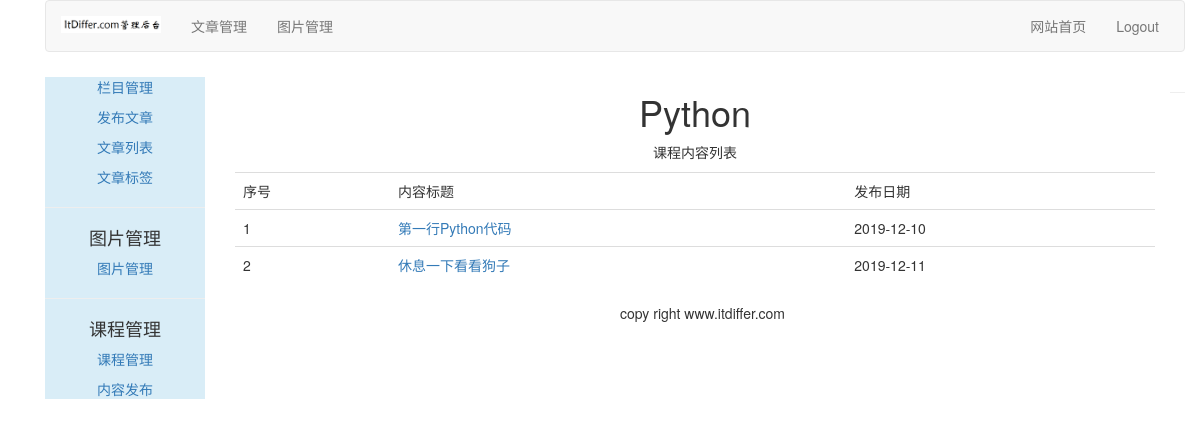
Page /course/list-lessons/10/ on the committed database.
### course/models.py (models this page shows, shortened)
class Course(models.Model):
    user = models.ForeignKey(User, on_delete=models.CASCADE, related_name='courses_user')
    title = models.CharField(max_length=200)
    slug = models.SlugField(max_length=200, unique=True)
    overview = models.TextField()
    created = models.DateTimeField(auto_now_add=True)
    student = models.ManyToManyField(User, related_name='courses_joined', blank=True)
    class Meta:
        ordering = ('-created', )

class Lesson(models.Model):
    user = models.ForeignKey(User, on_delete=models.CASCADE, related_name='lesson_user')
    course = models.ForeignKey(Course, on_delete=models.CASCADE, related_name='lesson')
    title = models.CharField(max_length=200)
    description = models.TextField(blank=True)
    created = models.DateTimeField(auto_now_add=True)
    video = models.FileField(upload_to=user_directory_path)
    attach = models.FileField(blank=True, upload_to=user_directory_path)
    order = OrderField(blank=True, for_fields=['course'])
    class Meta:
        ordering = ['order']

### course/views.py (the view)
# urls.py: path('list-lessons/<int:course_id>/', ListLessonView.as_view(), name='list_lessons'),
class ListLessonView(LoginRequiredMixin, TemplateResponseMixin, View):
    login_url = '/account/login/'
    template_name = 'course/manage/list_lessons.html'
    def get(self, request, course_id):
        course = get_object_or_404(Course, id=course_id)
        return self.render_to_response({'course': course})

### templates/course/manage/list_lessons.html (shortened to what this page needs)
{% extends "article/base.html" %}
{% block content %}
<div>
  <div class="text-center">
    <h1>{{ course.title }}</h1>
    <p>课程内容列表</p>
  </div>
  <table class="table table-hover" style="margin-top: 10px;">
    <tr>
      <td>序号</td>
      <td>内容标题</td>
      <td>发布日期</td>
    </tr>
    {% for lesson in course.lesson.all %}
      <tr id={{ forloop.counter }}>
        <td>{{ forloop.counter }}</td>
        <td><a href="{% url 'course:detail_lesson' lesson.id %}">{{ lesson.title }}</a></td>
        <td>{{ lesson.created | date:"Y-m-d" }}</td>
      </tr>
    {% endfor %}
  </table>
</div>
{% endblock content %}

### rows in the picture
Course: title "Python"
Lesson: title "第一行Python代码", created "2019-12-10"
Lesson: title "休息一下看看狗子", created "2019-12-11"
